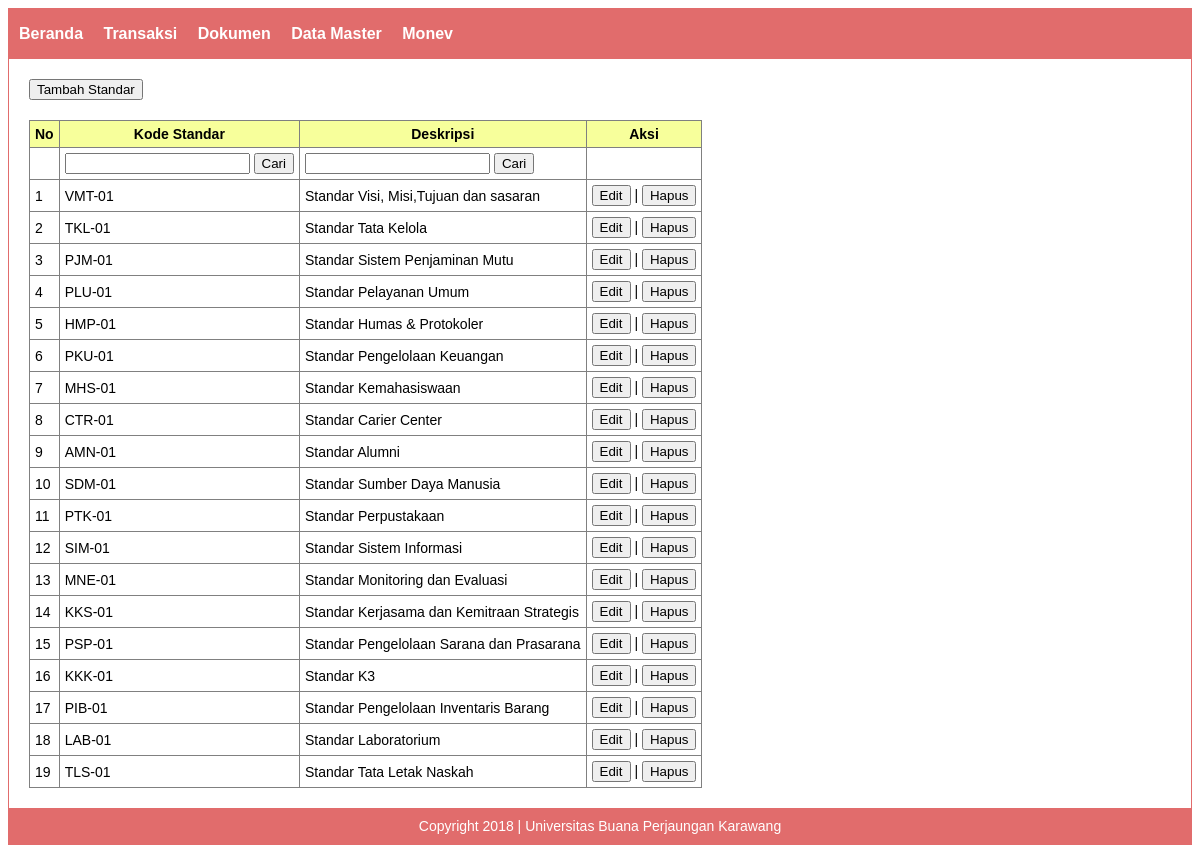
Screenshot of /index.php/standar/tampil_standar with the database file from the repository.
### tables this page shows
CREATE TABLE `master_standar` (
  `id_standar` int(11) NOT NULL,
  `kode` varchar(255) NOT NULL,
  `deskripsi` text NOT NULL
);

### application/controllers/Standar.php (called while the page is built, shortened)
<?php
class Standar extends CI_Controller {
    function __construct()
    {
        $this->load->model('standar_m', 'standar');
    }
    public function tampil_standar()
    {
        $query_standar = $this->standar->get_standar();
        $data_standar = array (
            'header' => 'Master Data Standar',
            'standar' => $query_standar->result(),
        );
        $this->load->view('_header', $data_standar);
        $this->load->view('tampil_standar');
        $this->load->view('_footer');
    }
}

### index.php (called while the page is built, shortened)
<?php
require_once BASEPATH.'core/CodeIgniter.php';

### application/models/Standar_m.php (called while the page is built, shortened)
<?php
class Standar_m extends CI_Model {
    public function get_standar($id = null)
    {
        $filter_kode_standar = $this->input->get('cari_kode_standar');
        $this->db->like('kode', $filter_kode_standar);
        $filter_deskripsi_standar = $this->input->get('cari_deskripsi_standar');
        $this->db->like('deskripsi', $filter_deskripsi_standar);
        $this->db->select('*');
        $this->db->from('master_standar');
        $query_standar = $this->db->get();
        return $query_standar;
    }
}

### application/views/tampil_standar.php (the view)
<div style="margin-bottom: 20px;">
    <a href="<?=site_url('standar/tambah_standar');?>"><button class="btn">Tambah Standar</button></a>
</div>
<div>
    <table class="data" border="1px">
        <tr>
            <th>No</th>
            <th>Kode Standar</th>
            <th>Deskripsi</th>
            <th>Aksi</th>
        </tr>
        <tr>
            <td></td>
            <td>
                <form action="">
                    <input type="text" name="cari_kode_standar">
                    <button class="btn">Cari</button>
                </form>
            </td>
            <td>
                <form action="">
                    <input type="text" name="cari_deskripsi_standar">
                    <button class="btn">Cari</button>
                </form>
            </td>
            <td></td>
        </tr>
        <?php
        $no = 1;
            foreach ($standar as $b => $row) {
        ?>
        <tr>
            <td><?=$no++;?></td>
            <td><?=$row->kode;?></td>
            <td><?=$row->deskripsi;?></td>
            <td>
                <a href="<?=site_url('standar/edit_standar/'.$row->id_standar);?>"><button class="btn">Edit</button></a> |
                <a href="<?=site_url('standar/hapus_standar/'.$row->id_standar);?>" onclick="return confirm('Apakah kamu yakin ?')"><button class="btn">Hapus</button></a>
            </td>
        </tr>
        <?php } ?>
    </table>
</div>

### application/views/_header.php (style rules this page uses)
body { font-family: sans-serif, arial; font-size: 14px; }
table.data { border-collapse: collapse; }
table.data th { background-color: #f7ff9b; }
table.data th, table.data td { padding: 5px; }
.btn { cursor: pointer; }

### rows the page displays
master_standar: kode "VMT-01", deskripsi "Standar Visi, Misi,Tujuan dan sasaran"
master_standar: kode "TKL-01", deskripsi "Standar Tata Kelola"
master_standar: kode "PJM-01", deskripsi "Standar Sistem Penjaminan Mutu"
master_standar: kode "PLU-01", deskripsi "Standar Pelayanan Umum"
master_standar: kode "HMP-01", deskripsi "Standar Humas & Protokoler"
master_standar: kode "PKU-01", deskripsi "Standar Pengelolaan Keuangan"
master_standar: kode "MHS-01", deskripsi "Standar Kemahasiswaan"
master_standar: kode "CTR-01", deskripsi "Standar Carier Center"
master_standar: kode "AMN-01", deskripsi "Standar Alumni"
master_standar: kode "SDM-01", deskripsi "Standar Sumber Daya Manusia"
master_standar: kode "PTK-01", deskripsi "Standar Perpustakaan"
master_standar: kode "SIM-01", deskripsi "Standar Sistem Informasi"
master_standar: kode "MNE-01", deskripsi "Standar Monitoring dan Evaluasi"
master_standar: kode "KKS-01", deskripsi "Standar Kerjasama dan Kemitraan Strategis"
master_standar: kode "PSP-01", deskripsi "Standar Pengelolaan Sarana dan Prasarana"
master_standar: kode "KKK-01", deskripsi "Standar K3"
master_standar: kode "PIB-01", deskripsi "Standar Pengelolaan Inventaris Barang"
master_standar: kode "LAB-01", deskripsi "Standar Laboratorium"
master_standar: kode "TLS-01", deskripsi "Standar Tata Letak Naskah"
